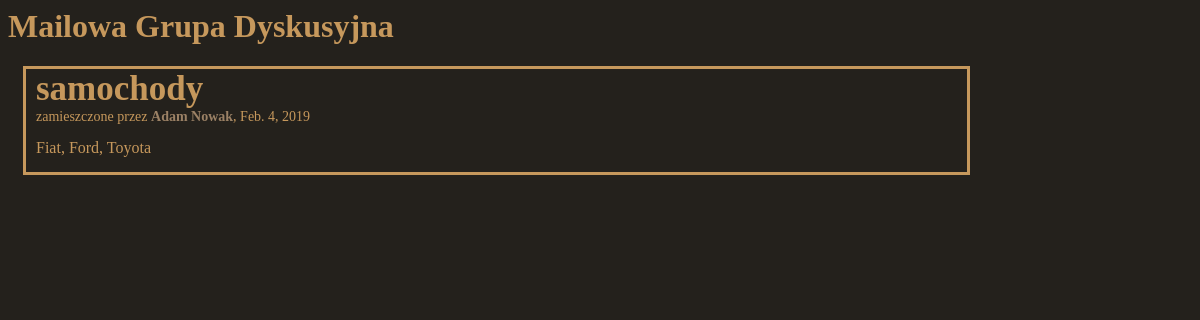
Page /blog/view/4.html on the committed database.
### blog/models.py (models this page shows, shortened)
class Blog(models.Model):
	author = models.CharField(max_length=100, default="Anonymous")
	title = models.CharField(max_length=200)
	body = models.TextField()
	posted = models.DateField(db_index=True, auto_now_add=True)
	category = models.ForeignKey('blog.Category')

### blog/views.py (the view)
def view_post(request, id):
    return render_to_response('view_post.html', {
        'post': get_object_or_404(Blog, id=id)
    })

### blog/templates/view_post.html (shortened to what this page needs)
{% extends 'base.html' %}
{% block title %}Mailowa Grupa Dyskusyjna{% endblock %}
{% block content %}
	<div class="contentBox">
		<div class="postsMainBox">
			<div class="postBox">
				<div class="postBoxInner">
					<a><h1 class="postHeader">{{ post.title }}</h1></a>
					<p class="postAuthor">zamieszczone przez <font class="postAuthorName">{{ post.author }}</font>, {{ post.posted }} </p>
					{{ post.body }}
				</div>
			</div>
		</div>
{% endblock %}

### blog/static/style.css (style rules this page uses)
a { text-decoration: none; }
body { background-color: #24211c; color: #c6985c; }
h1 { color: #c6985c; }
.postsMainBox { float: left; width: 80%; word-wrap: break-word; margin-left: 15px; }
.postBox { margin-top: 0px; margin-bottom: 15px; border-style: solid; }
.postBoxInner { margin-bottom: 15px; margin-left: 10px; }
.postHeader { color: #c6985c; margin-top: 0em; margin-bottom: 0em; font-size: 35; }
.postAuthor { margin-top: 0em; font-size:14; }
.postAuthorName { color: #9b8165; font-weight: bold; }

### rows in the picture
Blog: title "samochody", author "Adam Nowak", posted "Feb. 4, 2019", body "Fiat, Ford, Toyota"
